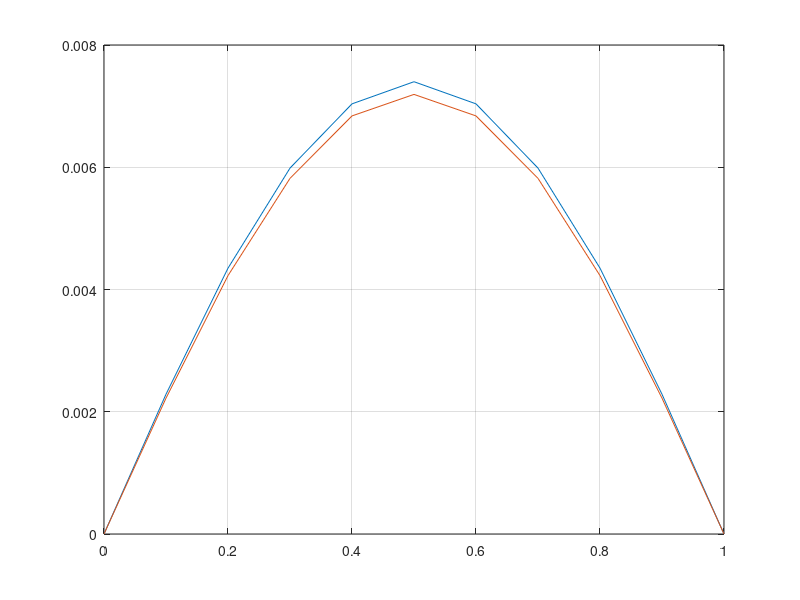
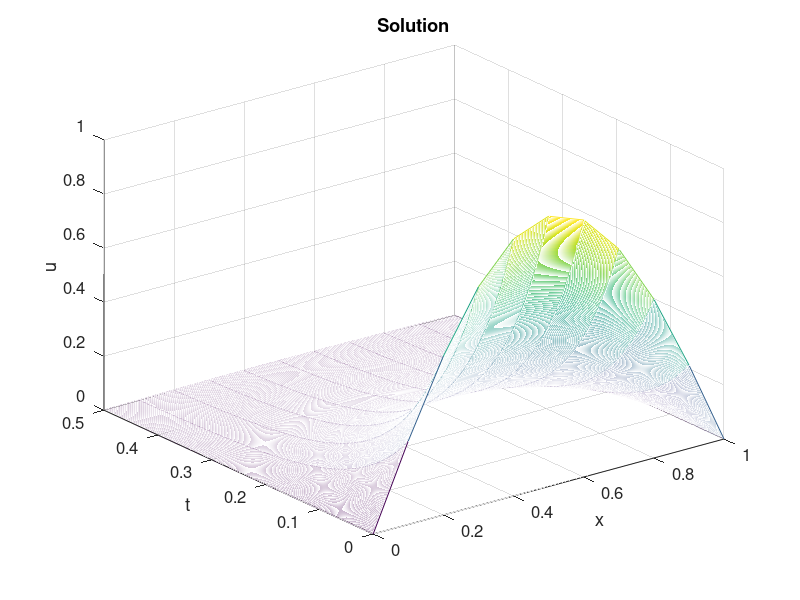

MATLAB code to generate these figures, in order: (Note: this script raises an error after producing the figures.)
clear all
%This solves the heat equation using finite differences
h = 0.1; %h step
k0 = 1; %parameter
k = 0.0005; %time step
L = 1; %length of rod
tend = 0.5; %stopping time value
lamda = k0 * k / h^2;
t = 0:k:tend;
x = 0:h:L;
m = length(x);
n = length(t);
A = zeros(m-2, m-2);
%initial value. initializes solution u
u = zeros(m, n);
u(:, 1) = sin(pi * x);

for i = 1:length(A)
    A(i,i) = 1 - 2 * lamda;
    if i > 1 
        A(i, i-1) = lamda;
    end
    if i < length(A)
       A(i, i+1) = lamda; 
    end
end

%iterate to solve for u
for j = 2:n
    u(2:m-1 , j) = A * u(2:m-1 , j-1);
end

%plot at tend and compare to exact solution
plot(x, u(:, end));
hold on
grid on
plot(x, exp(-pi^2 * tend) * sin(pi * x));

%generate a 3d plot
figure

mesh(x, t, u')
xlabel('x')
ylabel('t')
zlabel('u')
title('Solution')
set(gca, 'fontsize', 12)

%create animation
figure

v = VideoWriter('Solution.avi')
v.FrameRate = 10;
open(v)
for i = 1:n
   plot(x, u(:, i), 'linewidth', 2) 
   grid on
   ylim([0 1])
   xlabel('x')
   ylabel('t')
   title('Solution')
   FFF(i) = getframe(gcf)
   writeVideo(v, FFF(i));
end
close(v);